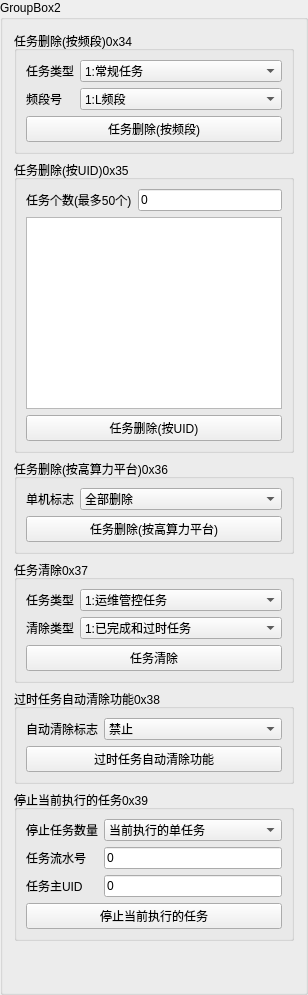
        <widget class="QGroupBox" name="groupBox_2">
         <property name="title">
          <string>GroupBox2</string>
         </property>
         <layout class="QVBoxLayout" name="verticalLayout_2">
          <item>
           <widget class="QGroupBox" name="groupBox_9">
            <property name="title">
             <string>任务删除(按频段)0x34</string>
            </property>
            <layout class="QVBoxLayout" name="verticalLayout_9">
             <item>
              <layout class="QFormLayout" name="formLayout_5">
               <item row="0" column="0">
                <widget class="QLabel" name="Label_5">
                 <property name="text">
                  <string>任务类型</string>
                 </property>
                </widget>
               </item>
               <item row="0" column="1">
                <widget class="QComboBox" name="cB_tasktype">
                 <item>
                  <property name="text">
                   <string>1:常规任务</string>
                  </property>
                 </item>
                 <item>
                  <property name="text">
                   <string>2:自主区域任务</string>
                  </property>
                 </item>
                 <item>
                  <property name="text">
                   <string>3:运维管控 任务</string>
                  </property>
                 </item>
                </widget>
               </item>
               <item row="1" column="0">
                <widget class="QLabel" name="Label_6">
                 <property name="text">
                  <string>频段号</string>
                 </property>
                </widget>
               </item>
               <item row="1" column="1">
                <widget class="QComboBox" name="cB_frequencyband_num">
                 <item>
                  <property name="text">
                   <string>1:L频段</string>
                  </property>
                 </item>
                 <item>
                  <property name="text">
                   <string>2:SXKu频段</string>
                  </property>
                 </item>
                 <item>
                  <property name="text">
                   <string>3:全频段</string>
                  </property>
                 </item>
                </widget>
               </item>
              </layout>
             </item>
             <item>
              <widget class="QPushButton" name="pB_task_eliminate_highfrequencyband">
               <property name="text">
                <string>任务删除(按频段)</string>
               </property>
              </widget>
             </item>
            </layout>
           </widget>
          </item>
          <item>
           <widget class="QGroupBox" name="groupBox_41">
            <property name="title">
             <string>任务删除(按UID)0x35</string>
            </property>
            <layout class="QVBoxLayout" name="verticalLayout_39">
             <item>
              <layout class="QFormLayout" name="formLayout_14">
               <item row="0" column="0">
                <widget class="QLabel" name="Label_4">
                 <property name="text">
                  <string>任务个数(最多50个)</string>
                 </property>
                </widget>
               </item>
               <item row="0" column="1">
                <widget class="QLineEdit" name="LineEdit_task_deleteUID">
                 <property name="text">
                  <string>0</string>
                 </property>
                </widget>
               </item>
              </layout>
             </item>
             <item>
              <widget class="QTableWidget" name="tableWidget_task_deleteUID">
               <property name="minimumSize">
                <size>
                 <width>0</width>
                 <height>0</height>
                </size>
               </property>
              </widget>
             </item>
             <item>
              <widget class="QPushButton" name="pB_pre_task_deleteUID">
               <property name="text">
                <string>任务删除(按UID)</string>
               </property>
              </widget>
             </item>
            </layout>
           </widget>
          </item>
          <item>
           <widget class="QGroupBox" name="groupBox_10">
            <property name="title">
             <string>任务删除(按高算力平台)0x36</string>
            </property>
            <layout class="QVBoxLayout" name="verticalLayout_10">
             <item>
              <layout class="QFormLayout" name="formLayout_6">
               <item row="0" column="0">
                <widget class="QLabel" name="Label_7">
                 <property name="text">
                  <string>单机标志</string>
                 </property>
                </widget>
               </item>
               <item row="0" column="1">
                <widget class="QComboBox" name="cB_task_eliminate_high">
                 <item>
                  <property name="text">
                   <string>全部删除</string>
                  </property>
                 </item>
                 <item>
                  <property name="text">
                   <string>高算力平台1</string>
                  </property>
                 </item>
                 <item>
                  <property name="text">
                   <string>高算力平台2</string>
                  </property>
                 </item>
                </widget>
               </item>
              </layout>
             </item>
             <item>
              <widget class="QPushButton" name="pB_task_eliminate_high">
               <property name="text">
                <string>任务删除(按高算力平台)</string>
               </property>
              </widget>
             </item>
            </layout>
           </widget>
          </item>
          <item>
           <widget class="QGroupBox" name="groupBox_11">
            <property name="title">
             <string>任务清除0x37</string>
            </property>
            <layout class="QVBoxLayout" name="verticalLayout_11">
             <item>
              <layout class="QFormLayout" name="formLayout_7">
               <item row="0" column="0">
                <widget class="QLabel" name="Label_8">
                 <property name="text">
                  <string>任务类型</string>
                 </property>
                </widget>
               </item>
               <item row="1" column="0">
                <widget class="QLabel" name="label">
                 <property name="text">
                  <string>清除类型</string>
                 </property>
                </widget>
               </item>
               <item row="1" column="1">
                <widget class="QComboBox" name="cB_outdata_task_clear">
                 <item>
                  <property name="text">
                   <string>1:已完成和过时任务</string>
                  </property>
                 </item>
                 <item>
                  <property name="text">
                   <string>2:所有任务</string>
                  </property>
                 </item>
                </widget>
               </item>
               <item row="0" column="1">
                <widget class="QComboBox" name="cB_outdata_task_eliminate">
                 <item>
                  <property name="text">
                   <string>1:运维管控任务</string>
                  </property>
                 </item>
                 <item>
                  <property name="text">
                   <string>2:自主区域任务</string>
                  </property>
                 </item>
                 <item>
                  <property name="text">
                   <string>3:常规任务</string>
                  </property>
                 </item>
                 <item>
                  <property name="text">
                   <string>4:所有任务</string>
                  </property>
                 </item>
                </widget>
               </item>
              </layout>
             </item>
             <item>
              <widget class="QPushButton" name="pB_outdata_task_eliminate">
               <property name="text">
                <string>任务清除</string>
               </property>
              </widget>
             </item>
            </layout>
           </widget>
          </item>
          <item>
           <widget class="QGroupBox" name="groupBox_12">
            <property name="title">
             <string>过时任务自动清除功能0x38</string>
            </property>
            <layout class="QVBoxLayout" name="verticalLayout_12">
             <item>
              <layout class="QFormLayout" name="formLayout_8">
               <item row="0" column="0">
                <widget class="QLabel" name="Label_9">
                 <property name="text">
                  <string>自动清除标志</string>
                 </property>
                </widget>
               </item>
               <item row="0" column="1">
                <widget class="QComboBox" name="cB_outdata_task_autoeli">
                 <item>
                  <property name="text">
                   <string>禁止</string>
                  </property>
                 </item>
                 <item>
                  <property name="text">
                   <string>使能</string>
                  </property>
                 </item>
                </widget>
               </item>
              </layout>
             </item>
             <item>
              <widget class="QPushButton" name="pB_outdata_task_autoeli">
               <property name="text">
                <string>过时任务自动清除功能</string>
               </property>
              </widget>
             </item>
            </layout>
           </widget>
          </item>
          <item>
           <widget class="QGroupBox" name="groupBox_42">
            <property name="title">
             <string>停止当前执行的任务0x39</string>
            </property>
            <layout class="QVBoxLayout" name="verticalLayout_47">
             <item>
              <layout class="QFormLayout" name="formLayout">
               <item row="0" column="0">
                <widget class="QLabel" name="label_30">
                 <property name="text">
                  <string>停止任务数量</string>
                 </property>
                </widget>
               </item>
               <item row="0" column="1">
                <widget class="QComboBox" name="comboBox_stop0x39_1">
                 <item>
                  <property name="text">
                   <string>当前执行的单任务</string>
                  </property>
                 </item>
                 <item>
                  <property name="text">
                   <string>当前执行的多个任务</string>
                  </property>
                 </item>
                </widget>
               </item>
               <item row="1" column="0">
                <widget class="QLabel" name="label_31">
                 <property name="text">
                  <string>任务流水号</string>
                 </property>
                </widget>
               </item>
               <item row="1" column="1">
                <widget class="QLineEdit" name="lineEdit_stop0x39_2">
                 <property name="text">
                  <string>0</string>
                 </property>
                </widget>
               </item>
               <item row="2" column="0">
                <widget class="QLabel" name="label_32">
                 <property name="text">
                  <string>任务主UID</string>
                 </property>
                </widget>
               </item>
               <item row="2" column="1">
                <widget class="QLineEdit" name="lineEdit_stop0x39_3">
                 <property name="text">
                  <string>0</string>
                 </property>
                </widget>
               </item>
              </layout>
             </item>
             <item>
              <widget class="QPushButton" name="pB_stop0x39">
               <property name="text">
                <string>停止当前执行的任务</string>
               </property>
              </widget>
             </item>
            </layout>
           </widget>
          </item>
          <item>
           <spacer name="verticalSpacer_3">
            <property name="orientation">
             <enum>Qt::Vertical</enum>
            </property>
            <property name="sizeHint" stdset="0">
             <size>
              <width>20</width>
              <height>40</height>
             </size>
            </property>
           </spacer>
          </item>
         </layout>
        </widget>
